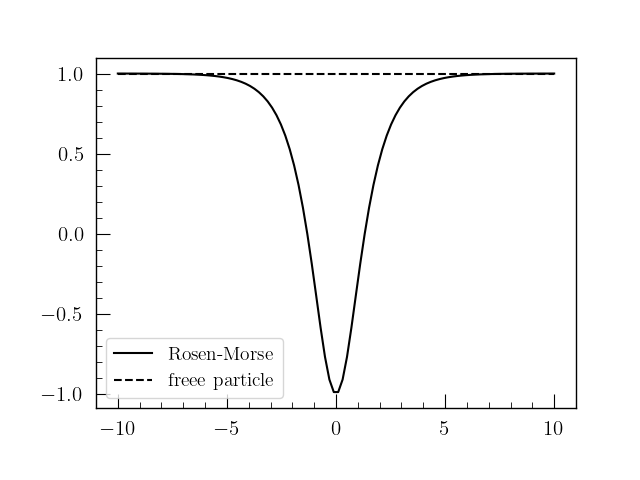

Reproduce this figure in Python.
import numpy as np
import matplotlib.pyplot as plt

x = np.linspace(-10, 10, 100)
V1 = 1-2/np.cosh(x)
V2 = x/x
plt.plot(x, V1, label="Rosen-Morse")
plt.plot(x, V2, color="black", linestyle="dashed", label="freee particle")
plt.legend()
plt.savefig("./free-RM.png")
